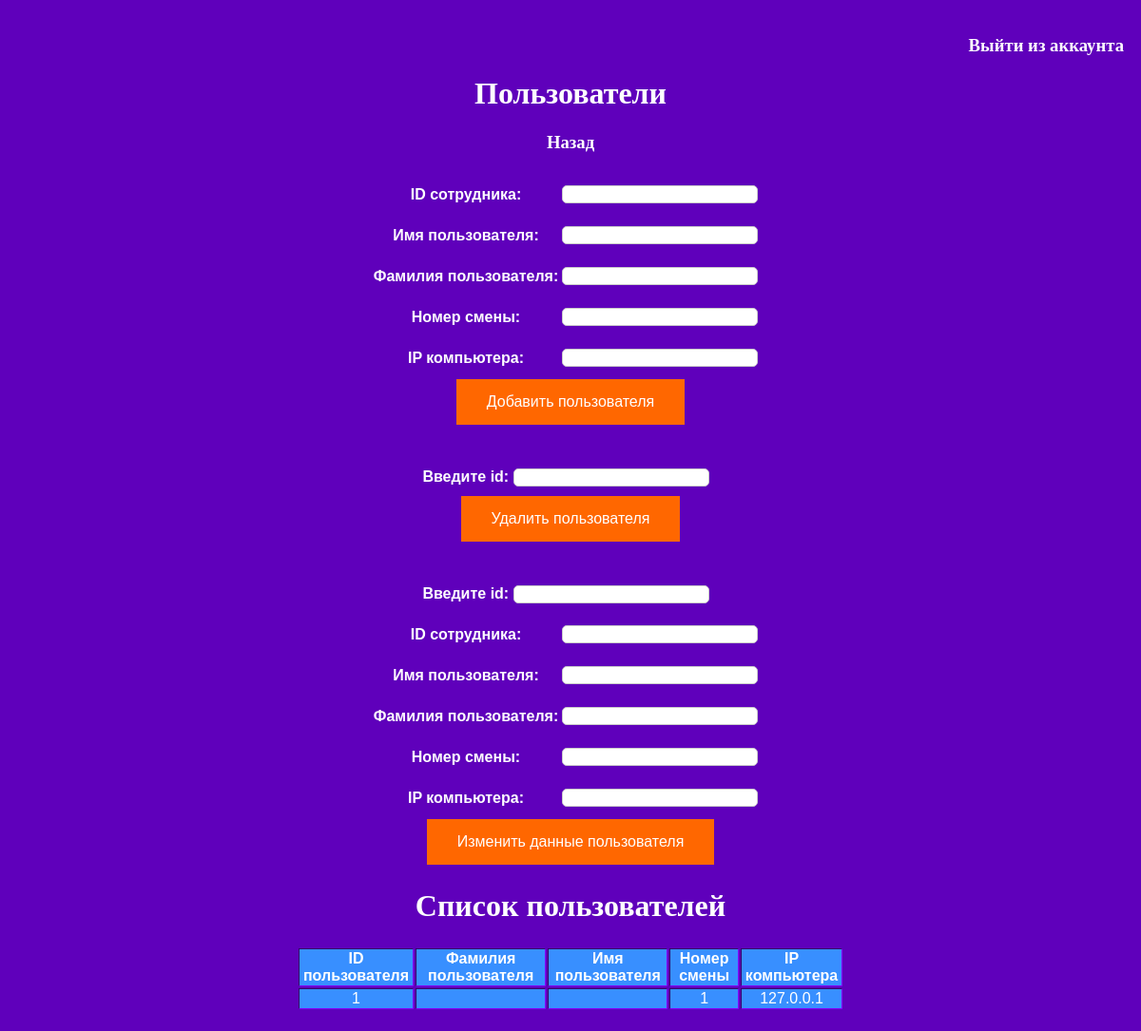
The app's page /User/, older data.
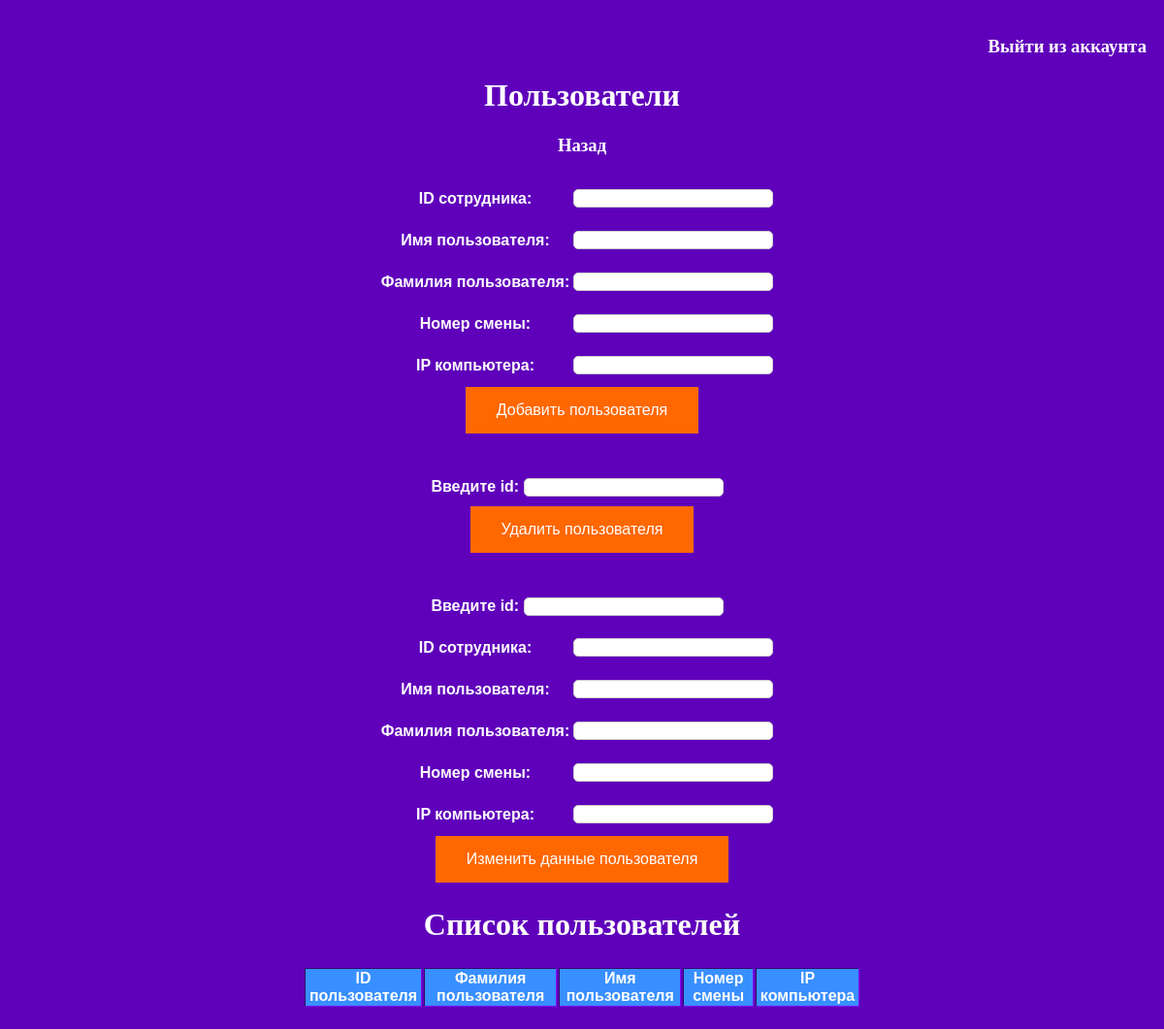
The same page, newer data.
### provider/models.py (models this page shows)
class User(models.Model):
    id = models.IntegerField(primary_key=True)
    Firstname = models.CharField(max_length=30)
    Lastname = models.CharField(max_length=30)
    Shift_number = models.IntegerField(null=True)
    Computer_IP = models.CharField(max_length=30)
    objects = models.Manager()

### provider/views.py (the view)
# urls.py: path('User/', views.index_user, name='User'),
def index_user(request):
    form_ex = AddUser()
    data = User.objects.all()
    return render(request, "provider/Template_User.html", {"form": form_ex, "data_show": data})

### provider/forms.py
class AddUser(forms.Form):
    id = forms.IntegerField(label="ID сотрудника",
                            widget=forms.NumberInput(attrs={"class": "myfield"}))
    Firstname = forms.CharField(label="Имя пользователя", widget=forms.TextInput(attrs={"class": "myfield"}))
    Lastname = forms.CharField(label="Фамилия пользователя", widget=forms.TextInput(attrs={"class": "myfield"}))
    Shift_number = forms.IntegerField(label="Номер смены",
                                      widget=forms.NumberInput(attrs={"class": "myfield"}))
    Computer_IP = forms.CharField(label="IP компьютера", widget=forms.TextInput(attrs={"class": "myfield"}))

### templates/provider/Template_User.html (shortened to what this page needs)
<!DOCTYPE html>
<html>
<head>
</head>
<body>
	<div id="header" >
        <h3 align="right"><a href="/admin/logout/">Выйти из аккаунта</a></h3>
        <h1 align="center">Пользователи<h1>
        <h3 align="center"><a href = "{% url 'home' %}">Назад</a></h3>
</div>
<table align="center">
    <tr>
        <th align="center" width="50%">
    <form method="POST" action="add/">
        <table>
            {{ form }}
        </table>
        <input class = "button" type="submit" value="Добавить пользователя">
    </form>
    <br>
    <br>
    <form method="POST" action="del/">
        <label>Введите id: </label>
        <input class = "myfield" type= "number" name="delname"><br>
        <input class = "button" type= "submit" value="Удалить пользователя">
    </form>
    <br>
    <br>
    <form method="POST" action="up/">
        <label>Введите id: </label>
        <input class = "myfield" type= "number" name="upname"><br>
        <table>
            {{ form }}
        </table>
        <input class = "button" type= "submit" value="Изменить данные пользователя">
    </form>
</table>
    <tr>
        <h1 align="center">Список пользователей</h1>
    <table align="center">
    <form method="POST" action="show/">
        <table id='b' border=1 width="50%" align="center">
            <tr align="center" bgcolor="#388FFF">
                <th>ID пользователя</th>
                <th>Фамилия пользователя</th>
				<th>Имя пользователя</th>
				<th>Номер смены</th>
                <th>IP компьютера</th>
            </tr>
        {% for i in data_show %}
            <tr align="center" bgcolor="#388FFF">
                <td>{{ i.id }}</td>
                <td>{{ i.Lastname }}</td>
				<td>{{ i.Firstname }}</td>
				<td>{{ i.Shift_number }}</td>
                <td>{{ i.Computer_IP }}</td>
            </tr>
        {% endfor %}
        </table>
    </form>
    </tr>
</body>
</html>

Row changes from the older to the newer data that the page shows:
removed User: id "1", Shift_number "1", Computer_IP "127.0.0.1"
